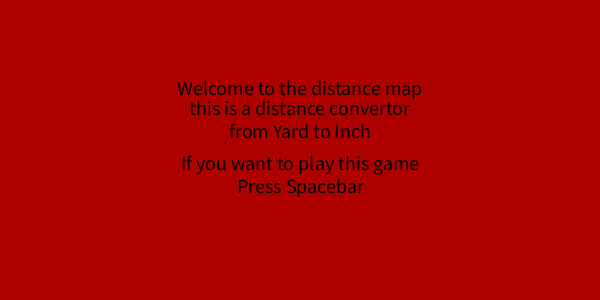
Frame 1 (no input)
Frame 60 (the mouse pressed at the canvas centre just before this capture): identical to frame 1, image omitted
Frame 120 (the mouse held since frame 60 and released just before this capture): identical to frame 1, image omitted

The Processing sketch that drew this single still picture (run headless with seeded random() and noise(); from frame 60 on, the mouse is pressed at the canvas centre):

// Processing sketch: Converter
// ── Converter.pde
//Lucas Jackson | 4 Oct 2022 | Converter App
int f=0;
boolean play;
void setup() {
  size (600, 300);
  background(125);
}

void draw() {
  background (125);
  fill(255);
  textSize(40);
  text("Yard to Inch App", 300, 30);
  textSize(15);
  colorMode(HSB);
  if (f>=255) {
    f=0;
  } else {
    f++;
  }
  fill(f+100, 254, 254);
  colorMode(HSB);
  fill(f+100, 254, 254);
  text("By:Lucas Jackson", 300, 50);
  colorMode(RGB);
  fill(256);
  line(0, 150, width, 150);
  for (int i=0; i<width; i+=40) {
    line(i, 145, i, 155);
    fill(255);
    textSize(10);
    textAlign(CENTER);
    text(i, i, 130);
  }
  fill(255);
  ellipse(mouseX, 150, 5, 5);
  text(mouseX*36, mouseX, 140);
  text("Yard:" + yardToInch(mouseX), width/2, 200);
  text("Inch:" + inchToYard(mouseX/36), width/2, 220);
  //startscreen
  if (!play) {
    startScreen();
  }
}
int yardToInch(int val) {
  val = val / 36;
  return val;
}

int inchToYard(int val) {
  val = val * 36;
  return val;
}

void startScreen() {
  background(175,0,0);
  fill(0);
  textSize(20);
  text("Welcome to the distance map", width/2, height/2-55);
  text("this is a distance convertor\nfrom Yard to Inch", width/2, height/2-35);
  text("If you want to play this game\nPress Spacebar",width/2,height/2+20);
}
 void keyPressed() {
  if(keyCode==' ') {
    play=true;
  }
}
